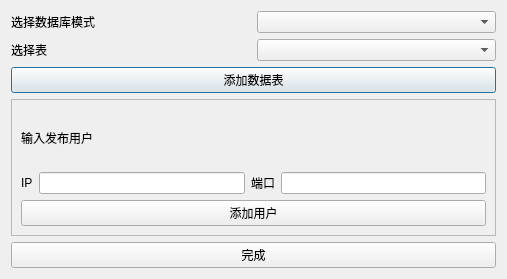
<?xml version="1.0" encoding="UTF-8"?>
<ui version="4.0">
 <class>source_peizhi</class>
 <widget class="QDialog" name="source_peizhi">
  <property name="geometry">
   <rect>
    <x>0</x>
    <y>0</y>
    <width>507</width>
    <height>279</height>
   </rect>
  </property>
  <property name="windowTitle">
   <string>Dialog</string>
  </property>
  <layout class="QVBoxLayout" name="verticalLayout">
   <item>
    <layout class="QHBoxLayout" name="horizontalLayout">
     <item>
      <widget class="QLabel" name="label">
       <property name="text">
        <string>选择数据库模式</string>
       </property>
      </widget>
     </item>
     <item>
      <widget class="QComboBox" name="comboBox_pattern"/>
     </item>
    </layout>
   </item>
   <item>
    <layout class="QHBoxLayout" name="horizontalLayout_2">
     <item>
      <widget class="QLabel" name="label_2">
       <property name="text">
        <string>选择表</string>
       </property>
      </widget>
     </item>
     <item>
      <widget class="QComboBox" name="comboBox_table"/>
     </item>
    </layout>
   </item>
   <item>
    <widget class="QPushButton" name="pushButton_add_data">
     <property name="text">
      <string>添加数据表</string>
     </property>
    </widget>
   </item>
   <item>
    <widget class="QFrame" name="frame">
     <property name="frameShape">
      <enum>QFrame::StyledPanel</enum>
     </property>
     <property name="frameShadow">
      <enum>QFrame::Plain</enum>
     </property>
     <property name="lineWidth">
      <number>3</number>
     </property>
     <layout class="QVBoxLayout" name="verticalLayout_2">
      <item>
       <widget class="QLabel" name="label_5">
        <property name="text">
         <string>输入发布用户</string>
        </property>
       </widget>
      </item>
      <item>
       <layout class="QHBoxLayout" name="horizontalLayout_3">
        <item>
         <widget class="QLabel" name="label_4">
          <property name="text">
           <string>IP</string>
          </property>
         </widget>
        </item>
        <item>
         <widget class="QLineEdit" name="lineEdit_ip"/>
        </item>
        <item>
         <widget class="QLabel" name="label_3">
          <property name="text">
           <string>端口</string>
          </property>
         </widget>
        </item>
        <item>
         <widget class="QLineEdit" name="lineEdit_port"/>
        </item>
       </layout>
      </item>
      <item>
       <widget class="QPushButton" name="pushButton_add_user">
        <property name="text">
         <string>添加用户</string>
        </property>
       </widget>
      </item>
     </layout>
    </widget>
   </item>
   <item>
    <widget class="QPushButton" name="pushButton_over">
     <property name="text">
      <string>完成</string>
     </property>
    </widget>
   </item>
  </layout>
 </widget>
 <resources/>
 <connections/>
</ui>
